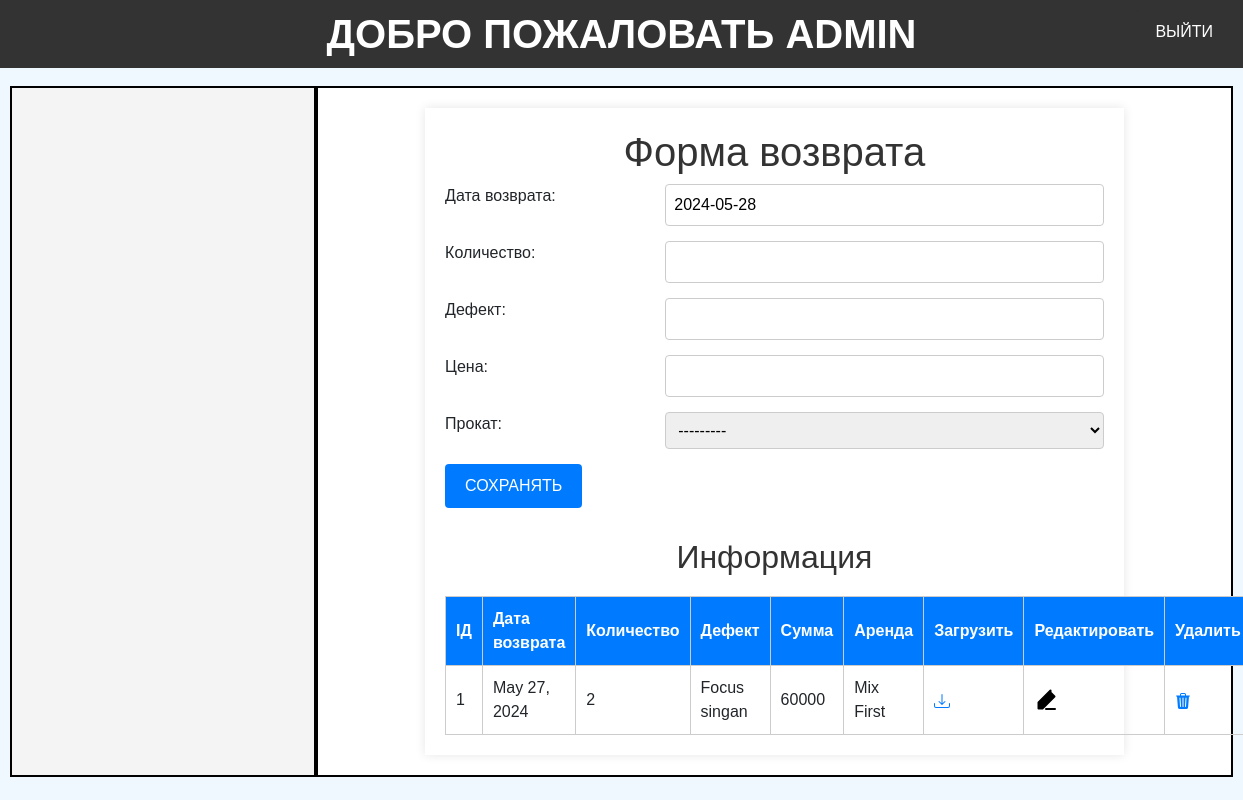
The app's page /qaytarish/ (signed in), older data.
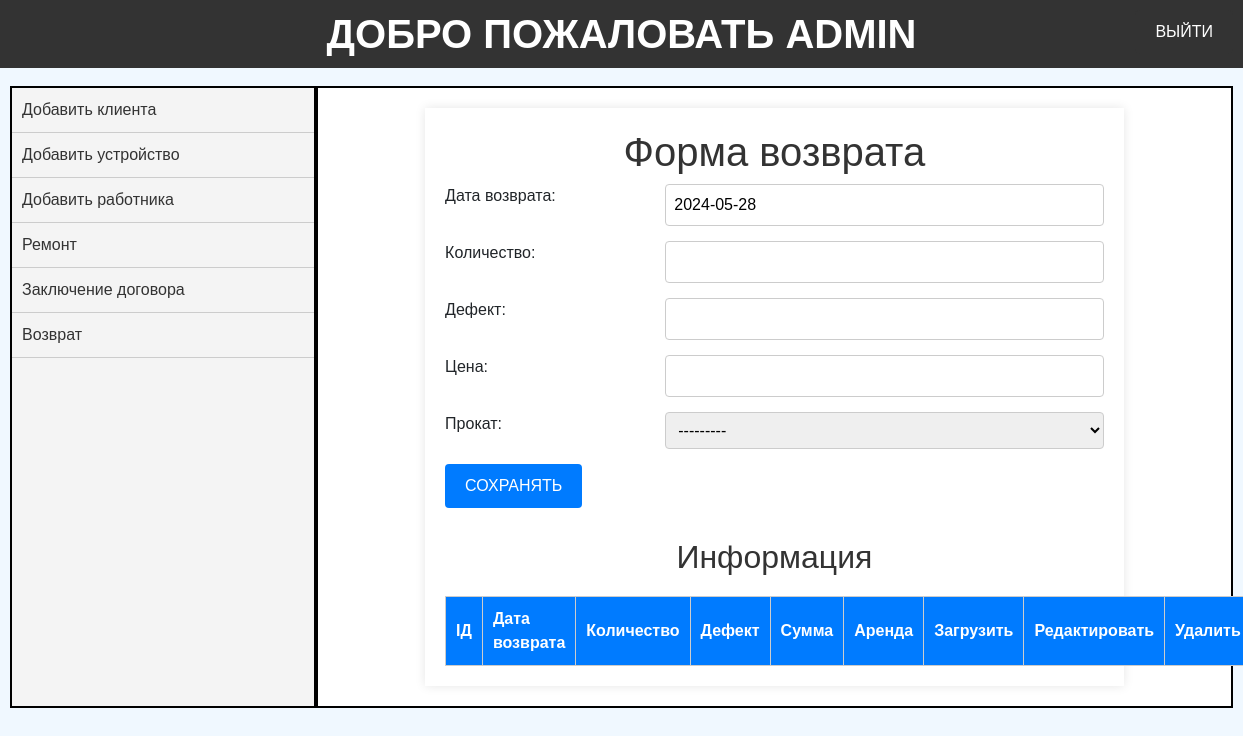
The same page, newer data.
### rental/models.py (models this page shows, shortened)
class Qaytarish(models.Model):
    qaytarilgan_sana = models.DateField(default=timezone.now)
    miqdori = models.IntegerField()
    nosozlik = models.CharField(max_length=255)
    summa = models.BigIntegerField()
    prokat = models.ForeignKey(Prokat, on_delete=models.CASCADE)

class Prokat(models.Model):
    mijoz = models.ForeignKey(Mijozlar, on_delete=models.CASCADE)
    qurilma = models.ForeignKey(Qurilmalar, on_delete=models.CASCADE)
    ishchi = models.ForeignKey(CustomUser, on_delete=models.CASCADE)
    berilgan_sanasi = models.DateField(default=timezone.now)
    qaytish_sanasi = models.DateField()
    kunlar_soni = models.BigIntegerField()
    umumiy_narx = models.DecimalField(max_digits=10, decimal_places=2)
    montaj = models.BooleanField(default=False)
    xizmat_narxi = models.DecimalField(max_digits=10, decimal_places=2)
    avans = models.DecimalField(max_digits=10, decimal_places=2)
    miqdori = models.IntegerField()
    kunlik_narxi =  models.DecimalField(max_digits=10, decimal_places=2)
    def __str__(self):
        return str(self.qurilma)

class Qurilmalar(models.Model):
    tur = models.ForeignKey(Turlar, on_delete=models.CASCADE)
    nomi = models.CharField(max_length=255)
    tasnif = models.CharField(max_length=255)
    rasmi = models.ImageField(default='static/img/default.jpg')
    holati = models.CharField(max_length=255)
    narxi =  models.DecimalField(max_digits=10, decimal_places=2 ,default=0)
    def __str__(self):
        return self.nomi

### rental/views.py (the view, shortened to what this page needs)
# urls.py: path('qaytarish/',QaytarishView.as_view(),name='qaytarish'),
class QaytarishView(LoginRequiredMixin,View):
    def get(self,request):
        form=QaytarishForm()
        malumot=Qaytarish.objects.all()
        return render(request,'qaytarish.html',{'form':form,'malumotlar':malumot})

### rental/forms.py
class QaytarishForm(forms.ModelForm):
    class Meta:
        model = Qaytarish
        fields = ['qaytarilgan_sana', 'miqdori', 'nosozlik', 'summa', 'prokat']
        labels = {
            'qaytarilgan_sana': 'Дата возврата',
            'miqdori': 'Количество',
            'nosozlik': 'Дефект',
            'summa': 'Цена',
            'prokat': 'Прокат',
        }

### templates/qaytarish.html (shortened to what this page needs)
{% extends 'home.html'%}
{%block content%}
<html lang="en">
<head>
</head>
<body>
    <div class="container">
        <h1>Форма возврата</h1>
        <form method="post">
            {{ form.as_p }}
            <button type="submit" class="btn">СОХРАНЯТЬ</button>
        </form>
        <h2>Информация</h2>
        <table class="data-table">
            <thead>
                <tr>
                    <th>IД</th>
                    <th>Дата возврата</th>
                    <th>Количество</th>
                    <th>Дефект</th>
                    <th>Сумма</th>
                    <th>Аренда</th>
                    <th>Загрузить</th>
                    <th>Редактировать</th>
                    <th>Удалить</th>
                </tr>
            </thead>
            <tbody>
                {% for i in malumotlar %}
                    <tr>
                        <td>{{ i.id }}</td>
                        <td>{{ i.qaytarilgan_sana }}</td>
                        <td>{{ i.miqdori }}</td>
                        <td>{{ i.nosozlik }}</td>
                        <td>{{ i.summa }}</td>
                        <td>{{ i.prokat }}</td>
                        <td><a href="{% url 'qaytarish_download' i.pk %}"></a></td>
                        <td><a href="{% url 'qaytarish_edit' i.pk%}"></a></td>
                <td><a href="{% url 'qaytarish_delete' i.pk%}"></a></td>
                    </tr>
                {% endfor %}
            </tbody>
        </table>
    </div>
    {%endblock content%}

### templates/home.html (shortened to what this page needs)
<!DOCTYPE html>
{%load static%}
<html lang="en">
<head>
    <link rel="stylesheet" href="https://stackpath.bootstrapcdn.com/bootstrap/4.5.2/css/bootstrap.min.css">
</head>
<body>
    <h1 class="title"> Добро пожаловать {{request.user.username}}</h1>
    <a href="{% url 'logout'%}">ВЫЙТИ</a>
    <main class="layout">
        <section class="first">
            {% if request.user.lavozimi == "Admin"%}
            <ul>
                <li><a href="{% url 'mijoz'%}">Добавить клиента</a></li>
                <li><a href="{% url 'qurilmalar'%}">Добавить устройство</a></li>
                <li><a href="{% url 'ishchilar'%}">Добавить работника</a></li>
                <li><a href="{% url 'tamirlash'%}">Ремонт</a></li>
                <li><a href="{% url 'prokot'%}">Заключение договора</a></li>
                <li><a href="{% url 'qaytarish'%}">Возврат</a></li>
            </ul>
            {%endif%}
        </section>
        <section class="second">
            {%block content%}
            {%endblock content%}
        </section>
    </main>
</body>
</html>

Row changes from the older to the newer data that the page shows:
removed Qaytarish: id "1", qaytarilgan_sana "May 27, 2024", miqdori "2", nosozlik "Focus singan", summa "60000", prokat "Mix First"
changed CustomUser "ADMIN": lavozimi empty → "Admin" (drawn)
Text that changed along with them:
text now shown: "Добавить клиента Добавить устройство Добавить работника Ремонт Заключение договора Возврат"
